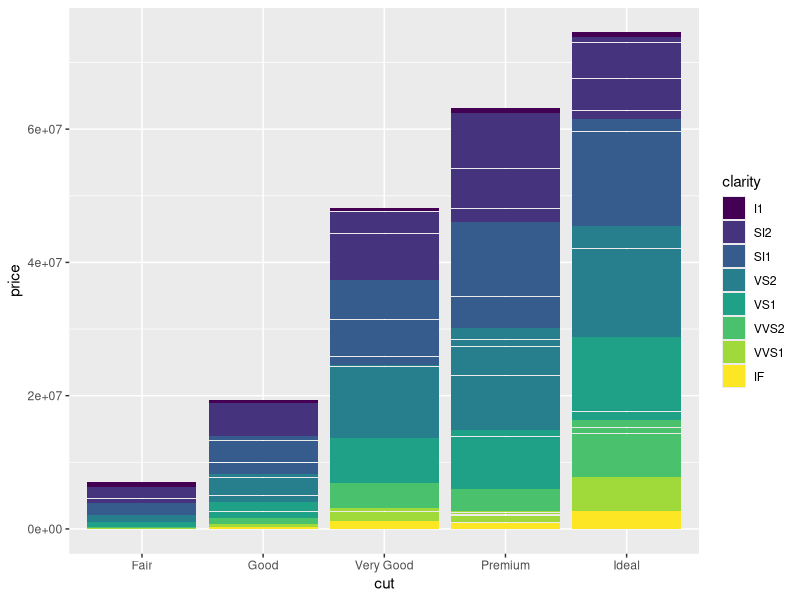
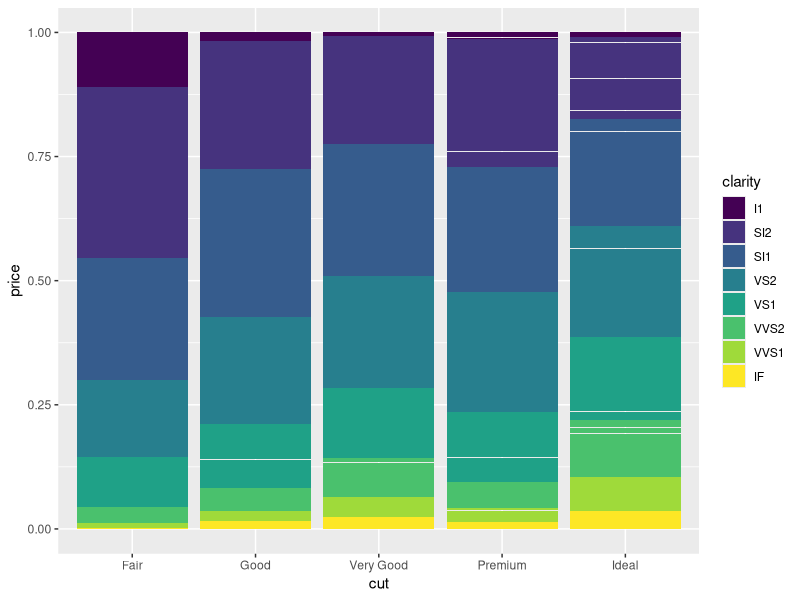
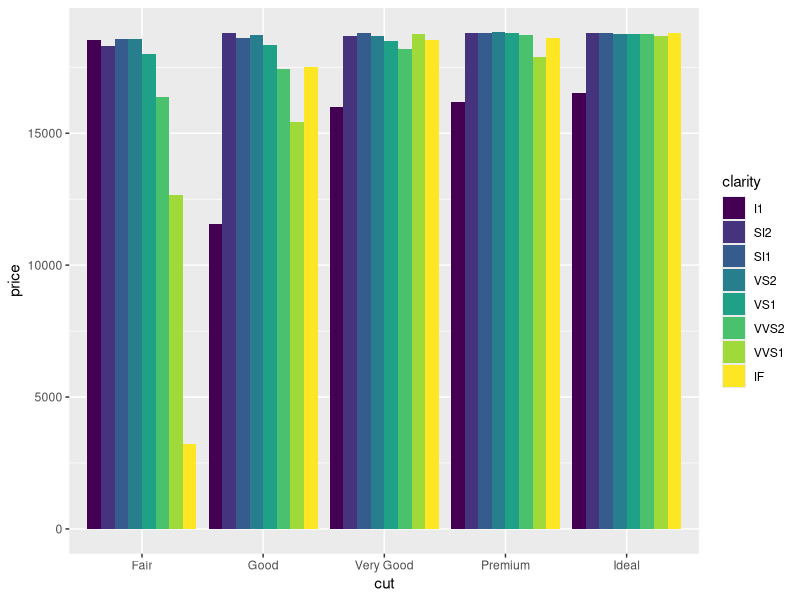
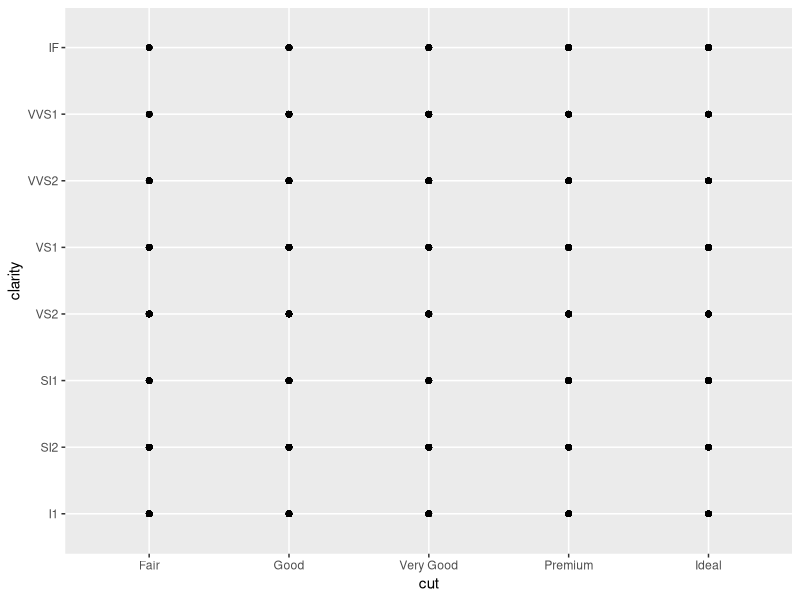
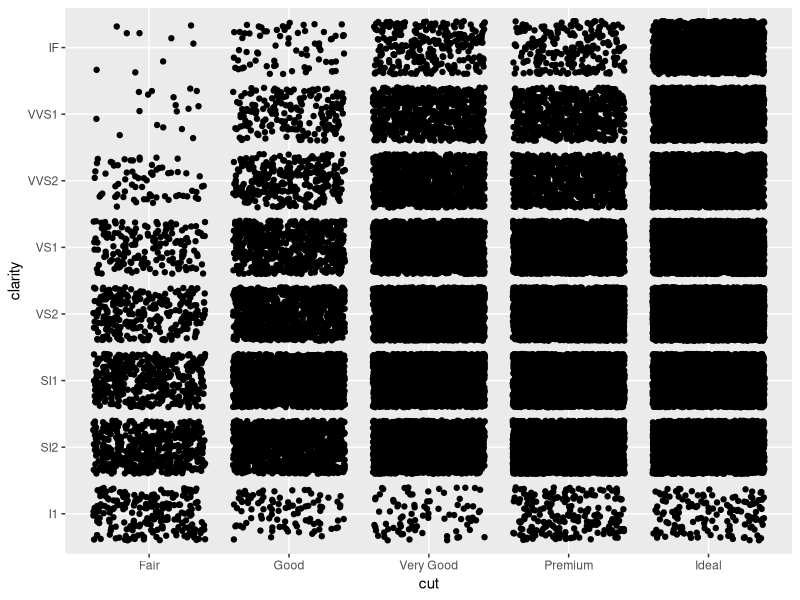
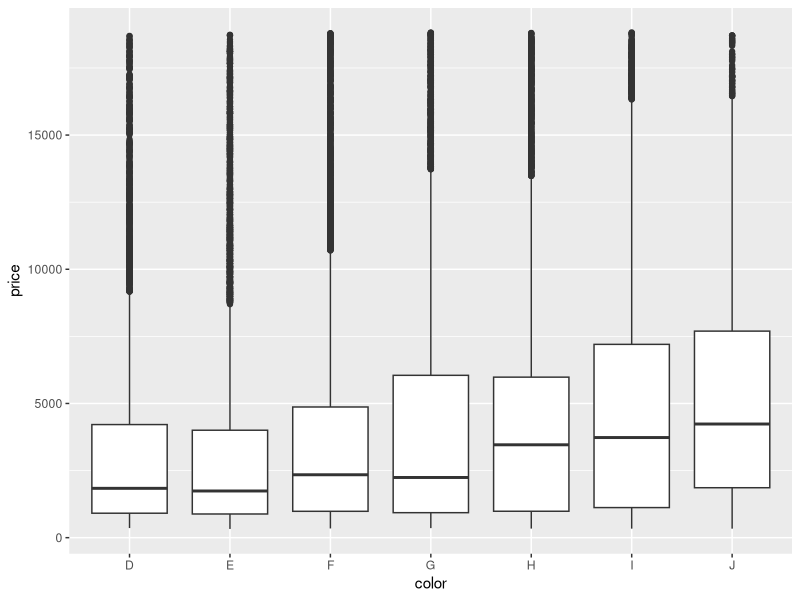
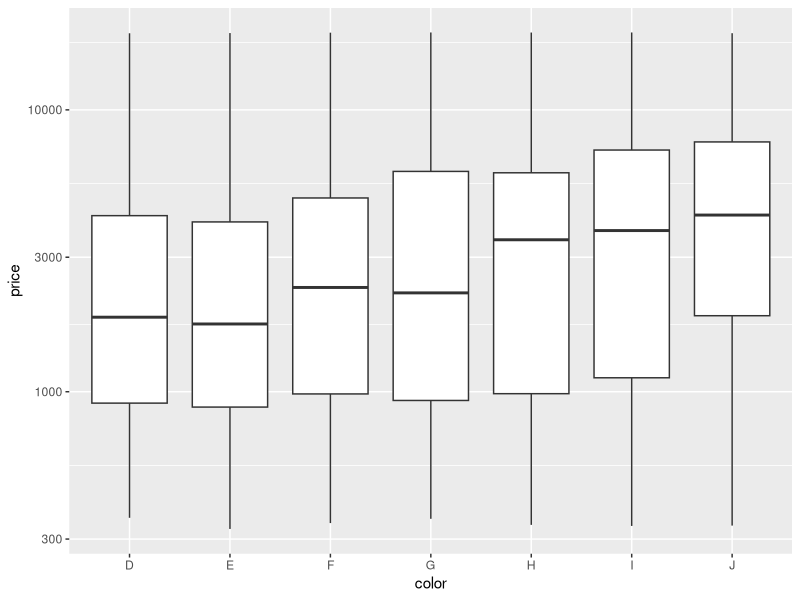
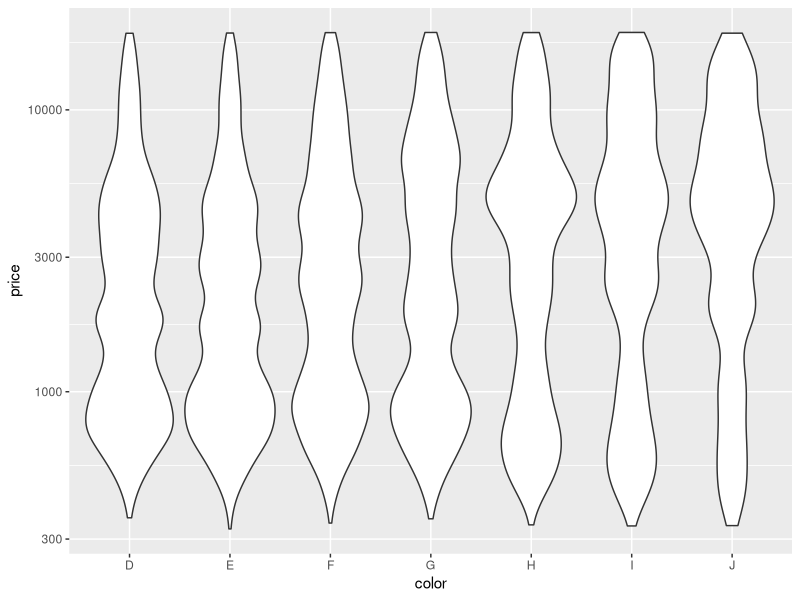

Write the R code that produced these figures, in order.
# Exercise 2: advanced ggplot2 practice

# Install and load the `ggplot2` package
#install.packages('ggplot2')
library("ggplot2")

# For this exercise you will again be working with the `diamonds` data set.
# Use `?diamonds` to review details about this data set
?diamonds

## Position Adjustments

# Draw a column (bar) chart of diamonds cuts by price, with each bar filled by 
# clarity. You should see a _stacked_ bar chart.
ggplot(diamonds) +
  geom_col(aes(cut, price, fill = clarity))

# Draw the same chart again, but with each element positioned to "fill" the y axis
ggplot(diamonds) +
  geom_col(aes(cut, price, fill = clarity), position = "fill")

# Draw the same chart again, but with each element positioned to "dodge" each other
ggplot(diamonds) +
  geom_col(aes(cut, price, fill = clarity), position = "dodge")

# Draw a plot with point geometry with the x-position mapped to `cut` and the 
# y-position mapped to `clarity`
# This creates a "grid" grouping the points
ggplot(diamonds) +
  geom_point(aes(cut, clarity))

# Use the "jitter" position adjustment to keep the points from all overlapping!
# (This works a little better with a sample of diamond data, such as from the 
# previous exercise).
ggplot(diamonds) +
  geom_point(aes(cut, clarity), position = "jitter")


## Scales

# Draw a "boxplot" (with `geom_boxplot`) for the diamond's price (y) by color (x)
ggplot(diamonds) +
  geom_boxplot(aes(color, price))

# This has a lot of outliers, making it harder to read. To fix this, draw the 
# same plot but with a _logarithmic_ scale for the y axis.
ggplot(diamonds) +
  geom_boxplot(aes(color, price)) +
  scale_y_log10()

# For another version, draw the same plot but with `violin` geometry instead of 
# `boxplot` geometry!
# How does the logarithmic scale change the data presentation?
ggplot(diamonds) +
  geom_violin(aes(color, price)) +
  scale_y_log10()


# Another interesting plot: draw a plot of the diamonds price (y) by carat (x), 
# using a heatmap of 2d bins (geom_bin2d)
# What happens when you make the x and y channels scale logarithmically?
ggplot(diamonds) +
  geom_bin2d(aes(carat, price)) +
  scale_x_log10() +
  scale_y_log10()


# Draw a scatter plot for the diamonds price (y) by carat (x). Color each point
# by the clarity (Remember, this will take a while. Use a sample of the diamonds 
# for faster results)
ggplot(diamonds) +
  geom_point(aes(carat, price, color = clarity))

# Change the color of the previous plot using a ColorBrewer scale of your choice. 
# What looks nice?
ggplot(diamonds) +
  geom_point(aes(carat, price, color = clarity)) +
  scale_color_brewer(palette = 3)


## Coordinate Systems

# Draw a bar chart with x-position and fill color BOTH mapped to cut
# For best results, SET the `width` of the geometry to be 1 (fill plot, no space
# between)
# TIP: You can save the plot to a variable for easier modifications
bar <- ggplot(diamonds) +
  geom_bar(aes(cut, fill = cut), width = 1)

# Draw the same chart, but with the coordinate system flipped
bar <- bar + coord_flip()

# Draw the same chart, but in a polar coordinate system. It's a Coxcomb chart!
bar <- bar + coord_polar()
  

## Facets

# Take the scatter plot of price by carat data (colored by clarity) and add 
# _facets_ based on the diamond's `color`
ggplot(diamonds) +
  geom_point(aes(carat, price, color = clarity)) +
  facet_wrap(~color)


## Saving Plots

# Use the `ggsave()` function to save the current (recent) plot to disk.
# Name the output file "my-plot.png".
# Make sure you've set the working directory!!
ggsave("my-plot.png")
